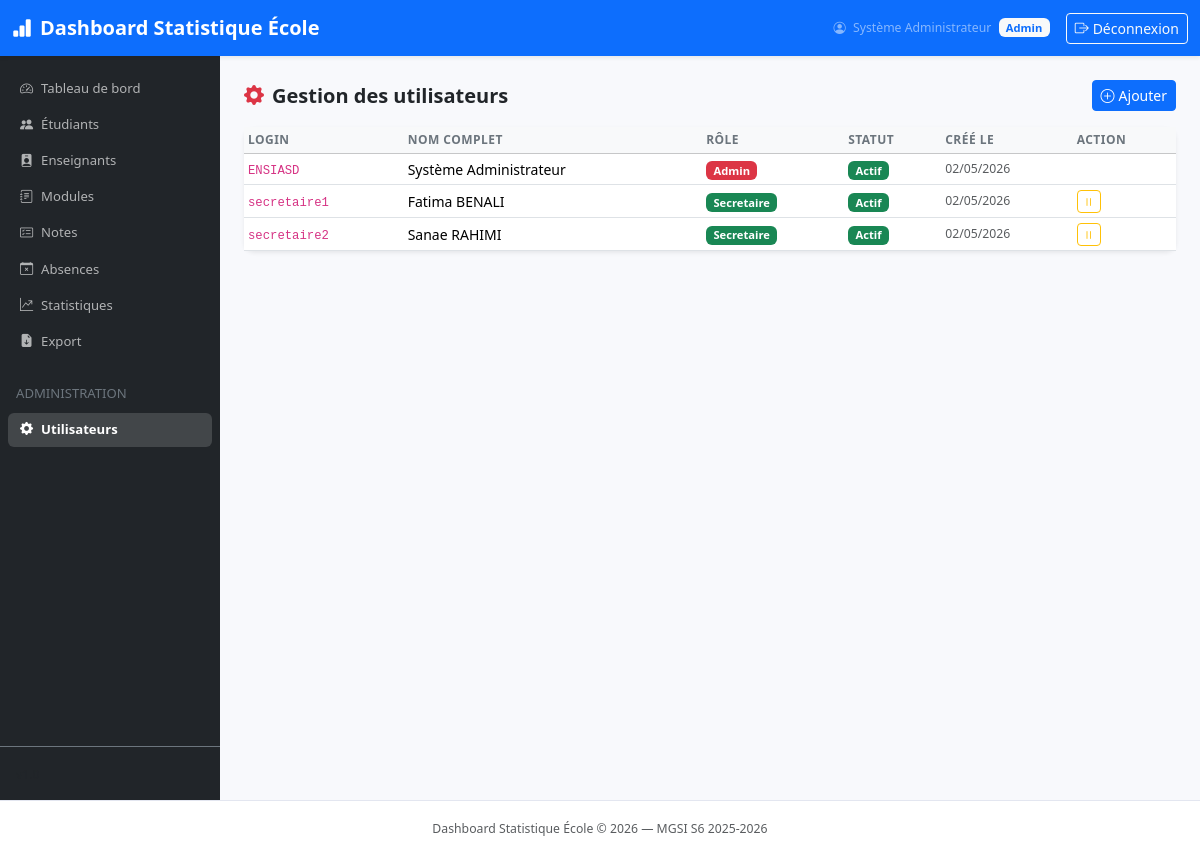
Screenshot of /pages/utilisateurs.php (signed in) with the database file from the repository.
### tables this page shows
CREATE TABLE `utilisateurs` (
  `id`           INT UNSIGNED AUTO_INCREMENT PRIMARY KEY,
  `login`        VARCHAR(50)  NOT NULL UNIQUE,
  `mot_de_passe` VARCHAR(255) NOT NULL,
  `nom`          VARCHAR(100) NOT NULL,
  `prenom`       VARCHAR(100) NOT NULL,
  `role`         ENUM('admin','enseignant','secretaire') NOT NULL DEFAULT 'secretaire',
  `actif`        TINYINT(1) NOT NULL DEFAULT 1,
  `cree_le`      DATETIME NOT NULL DEFAULT CURRENT_TIMESTAMP
);

### config.php (called while the page is built, shortened)
<?php
function h(string $value): string {
    return htmlspecialchars($value, ENT_QUOTES, 'UTF-8');
}

### pages/utilisateurs.php (the view, shortened to what this page needs)
<?php
$db = getDB();
$users = $db->query("SELECT * FROM utilisateurs ORDER BY role, nom")->fetchAll();
$roleColors = ['admin'=>'danger','enseignant'=>'primary','secretaire'=>'success'];
include __DIR__ . '/../includes/header.php';
?>
<div class="d-flex justify-content-between align-items-center mb-3">
  <h5 class="mb-0 fw-bold"><i class="bi bi-gear-fill me-2 text-danger"></i>Gestion des utilisateurs</h5>
  <button class="btn btn-primary btn-sm" data-bs-toggle="modal" data-bs-target="#modalUser">
    <i class="bi bi-plus-circle me-1"></i>Ajouter
  </button>
</div>
<div class="card border-0 shadow-sm">
  <div class="card-body p-0">
    <table class="table table-hover table-sm mb-0">
      <thead class="table-light">
        <tr><th>Login</th><th>Nom complet</th><th>Rôle</th><th>Statut</th><th>Créé le</th><th>Action</th></tr>
      </thead>
      <tbody>
        <?php foreach ($users as $u): ?>
        <tr>
          <td><code><?= h($u['login']) ?></code></td>
          <td><?= h($u['prenom']) ?> <?= h($u['nom']) ?></td>
          <td><span class="badge bg-<?= $roleColors[$u['role']] ?>"><?= ucfirst($u['role']) ?></span></td>
          <td><span class="badge bg-<?= $u['actif'] ? 'success' : 'secondary' ?>">
            <?= $u['actif'] ? 'Actif' : 'Inactif' ?>
          </span></td>
          <td class="small text-muted"><?= date('d/m/Y', strtotime($u['cree_le'])) ?></td>
          <td>
            <?php if ($u['id'] != 1): ?>
            <form method="POST" class="d-inline">
              <button class="btn btn-sm btn-outline-<?= $u['actif']?'warning':'success' ?> py-0 px-1">
                <i class="bi bi-<?= $u['actif']?'pause':'play' ?>"></i>
              </button>
            </form>
            <?php endif; ?>
          </td>
        </tr>
        <?php endforeach; ?>
      </tbody>
    </table>
  </div>
</div>
<?php include __DIR__ . '/../includes/footer.php'; ?>

### css/style.css (style rules this page uses)
:root { --sidebar-width: 220px; --primary: #4e73df; --success: #1cc88a; --info: #36b9cc; --warning: #f6c23e; --danger: #e74a3b; }
body { font-size: 0.875rem; background-color: #f8f9fc; }
.card { border-radius: 10px; }
.table th { font-size: 0.75rem; text-transform: uppercase; letter-spacing: 0.04em; color: #6c757d; font-weight: 600; }
.table td { vertical-align: middle; }
.badge { font-size: 0.7rem; font-weight: 600; }

### rows the page displays
utilisateurs: login "ENSIASD", prenom "Système", nom "Administrateur", role "Admin", actif "Actif", cree_le "02/05/2026"
utilisateurs: login "secretaire1", prenom "Fatima", nom "BENALI", role "Secretaire", actif "Actif", cree_le "02/05/2026"
utilisateurs: login "secretaire2", prenom "Sanae", nom "RAHIMI", role "Secretaire", actif "Actif", cree_le "02/05/2026"

### other values shown
APP_NAME "Dashboard Statistique École"
$_SESSION['nom'] "Système Administrateur"
getUserRole() "Admin"
$label "Tableau de bord Étudiants Enseignants Modules Notes Absences Statistiques Export Utilisateurs"
